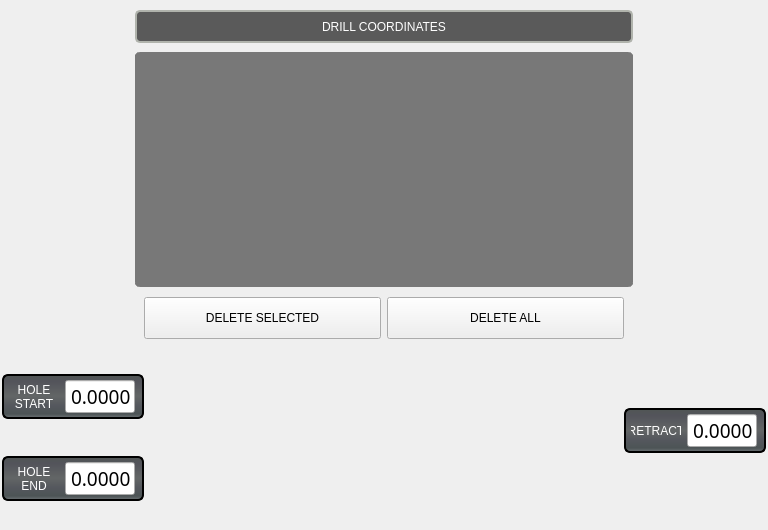
       <widget class="QWidget" name="widget" native="true">
        <property name="maximumSize">
         <size>
          <width>16777215</width>
          <height>580</height>
         </size>
        </property>
        <layout class="QHBoxLayout" name="horizontalLayout_2">
         <property name="spacing">
          <number>0</number>
         </property>
         <property name="leftMargin">
          <number>0</number>
         </property>
         <property name="topMargin">
          <number>0</number>
         </property>
         <property name="rightMargin">
          <number>0</number>
         </property>
         <property name="bottomMargin">
          <number>0</number>
         </property>
         <item>
          <widget class="QWidget" name="widget" native="true">
           <property name="sizePolicy">
            <sizepolicy hsizetype="Fixed" vsizetype="Fixed">
             <horstretch>0</horstretch>
             <verstretch>0</verstretch>
            </sizepolicy>
           </property>
           <property name="minimumSize">
            <size>
             <width>768</width>
             <height>530</height>
            </size>
           </property>
           <property name="maximumSize">
            <size>
             <width>768</width>
             <height>550</height>
            </size>
           </property>
           <layout class="QVBoxLayout" name="verticalLayout">
            <property name="spacing">
             <number>0</number>
            </property>
            <property name="leftMargin">
             <number>0</number>
            </property>
            <property name="topMargin">
             <number>0</number>
            </property>
            <property name="rightMargin">
             <number>0</number>
            </property>
            <property name="bottomMargin">
             <number>0</number>
            </property>
            <item alignment="Qt::AlignHCenter">
             <widget class="QWidget" name="widget" native="true">
              <property name="maximumSize">
               <size>
                <width>880</width>
                <height>16777215</height>
               </size>
              </property>
              <layout class="QVBoxLayout" name="verticalLayout_2">
               <property name="bottomMargin">
                <number>1</number>
               </property>
               <item>
                <widget class="QWidget" name="widget_2" native="true">
                 <property name="sizePolicy">
                  <sizepolicy hsizetype="Fixed" vsizetype="Preferred">
                   <horstretch>0</horstretch>
                   <verstretch>0</verstretch>
                  </sizepolicy>
                 </property>
                 <property name="minimumSize">
                  <size>
                   <width>500</width>
                   <height>0</height>
                  </size>
                 </property>
                 <layout class="QVBoxLayout" name="verticalLayout_4">
                  <property name="spacing">
                   <number>9</number>
                  </property>
                  <property name="leftMargin">
                   <number>1</number>
                  </property>
                  <property name="topMargin">
                   <number>1</number>
                  </property>
                  <property name="rightMargin">
                   <number>1</number>
                  </property>
                  <property name="bottomMargin">
                   <number>1</number>
                  </property>
                  <item>
                   <widget class="QLabel" name="xy_coord_header">
                    <property name="minimumSize">
                     <size>
                      <width>0</width>
                      <height>33</height>
                     </size>
                    </property>
                    <property name="maximumSize">
                     <size>
                      <width>16777215</width>
                      <height>33</height>
                     </size>
                    </property>
                    <property name="styleSheet">
                     <string notr="true">QLabel{
    border-style: solid;
    border-color: rgb(176, 179, 172);
    border-width: 2px;
    border-radius: 5px;
    color: white;
    background: rgb(90, 90, 90);
	font: 15pt &quot;Bebas Kai&quot;;
}</string>
                    </property>
                    <property name="text">
                     <string>DRILL COORDINATES</string>
                    </property>
                    <property name="alignment">
                     <set>Qt::AlignCenter</set>
                    </property>
                   </widget>
                  </item>
                  <item>
                   <widget class="QTableView" name="xy_coord_input">
                    <property name="styleSheet">
                     <string notr="true">QTableView,
QHeaderView {
    font: 14pt &quot;Bebas Kai&quot;;
	background-color: rgb(220, 220, 220);
	color: black;
    border: none;
}

QTableView {
   	border-top: 8px rgb(120, 120, 120);
	border-left: 4px  rgb(120, 120, 120);
	border-bottom: 5px rgb(120, 120, 120);
	border-right: 4px rgb(120, 120, 120);
	border-radius: 5px;
	border-color: rgb(120, 120, 120);
	border-style: solid;
	background-color: rgb(120, 120, 120);
    gridline-color: rgb(203, 203, 203);
	alternate-background-color: rgb(90, 90, 90);
}</string>
                    </property>
                    <attribute name="horizontalHeaderDefaultSectionSize">
                     <number>200</number>
                    </attribute>
                    <attribute name="horizontalHeaderStretchLastSection">
                     <bool>true</bool>
                    </attribute>
                   </widget>
                  </item>
                  <item>
                   <widget class="QWidget" name="widget" native="true">
                    <layout class="QHBoxLayout" name="horizontalLayout_3">
                     <property name="topMargin">
                      <number>1</number>
                     </property>
                     <item>
                      <widget class="QPushButton" name="delete_selected_input">
                       <property name="minimumSize">
                        <size>
                         <width>150</width>
                         <height>42</height>
                        </size>
                       </property>
                       <property name="maximumSize">
                        <size>
                         <width>16777215</width>
                         <height>42</height>
                        </size>
                       </property>
                       <property name="styleSheet">
                        <string notr="true">font: 14pt &quot;Bebas Kai&quot;;</string>
                       </property>
                       <property name="text">
                        <string>DELETE SELECTED</string>
                       </property>
                      </widget>
                     </item>
                     <item>
                      <widget class="QPushButton" name="delete_all_input">
                       <property name="minimumSize">
                        <size>
                         <width>150</width>
                         <height>42</height>
                        </size>
                       </property>
                       <property name="maximumSize">
                        <size>
                         <width>16777215</width>
                         <height>42</height>
                        </size>
                       </property>
                       <property name="styleSheet">
                        <string notr="true">font: 14pt &quot;Bebas Kai&quot;;</string>
                       </property>
                       <property name="text">
                        <string>DELETE ALL</string>
                       </property>
                      </widget>
                     </item>
                    </layout>
                   </widget>
                  </item>
                 </layout>
                </widget>
               </item>
              </layout>
             </widget>
            </item>
            <item alignment="Qt::AlignHCenter|Qt::AlignVCenter">
             <widget class="QWidget" name="widget" native="true">
              <property name="minimumSize">
               <size>
                <width>768</width>
                <height>180</height>
               </size>
              </property>
              <property name="maximumSize">
               <size>
                <width>768</width>
                <height>150</height>
               </size>
              </property>
              <widget class="QLabel" name="label">
               <property name="geometry">
                <rect>
                 <x>127</x>
                 <y>4</y>
                 <width>500</width>
                 <height>140</height>
                </rect>
               </property>
               <property name="sizePolicy">
                <sizepolicy hsizetype="Fixed" vsizetype="Fixed">
                 <horstretch>0</horstretch>
                 <verstretch>0</verstretch>
                </sizepolicy>
               </property>
               <property name="text">
                <string/>
               </property>
               <property name="pixmap">
                <pixmap>images/drill_block_front.png</pixmap>
               </property>
               <property name="scaledContents">
                <bool>true</bool>
               </property>
               <property name="alignment">
                <set>Qt::AlignHCenter|Qt::AlignTop</set>
               </property>
              </widget>
              <widget class="QFrame" name="frame_55">
               <property name="geometry">
                <rect>
                 <x>624</x>
                 <y>58</y>
                 <width>142</width>
                 <height>45</height>
                </rect>
               </property>
               <property name="sizePolicy">
                <sizepolicy hsizetype="Fixed" vsizetype="Fixed">
                 <horstretch>0</horstretch>
                 <verstretch>0</verstretch>
                </sizepolicy>
               </property>
               <property name="styleSheet">
                <string notr="true">.QFrame{
    border-style: solid;
    border-color: black;
    border-width: 2px;
    border-radius: 6px;
    color: rgb(238, 238, 236);
	background-color: qlineargradient(spread:pad, x1:0, y1:0, x2:0, y2:1, stop:0 rgb(81, 86, 85), stop:0.489795 rgb(99, 102, 102), stop:0.699799 rgb(85, 88, 94), stop:0.90444 rgb(77, 84, 86), stop:0.160246 rgb(83, 84, 91), stop:1 rgb(109, 115, 118));
}</string>
               </property>
               <layout class="QHBoxLayout" name="horizontalLayout_215">
                <property name="spacing">
                 <number>3</number>
                </property>
                <property name="leftMargin">
                 <number>2</number>
                </property>
                <property name="topMargin">
                 <number>2</number>
                </property>
                <property name="rightMargin">
                 <number>2</number>
                </property>
                <property name="bottomMargin">
                 <number>2</number>
                </property>
                <item>
                 <widget class="QLabel" name="label_149">
                  <property name="sizePolicy">
                   <sizepolicy hsizetype="Fixed" vsizetype="Fixed">
                    <horstretch>0</horstretch>
                    <verstretch>0</verstretch>
                   </sizepolicy>
                  </property>
                  <property name="minimumSize">
                   <size>
                    <width>50</width>
                    <height>33</height>
                   </size>
                  </property>
                  <property name="maximumSize">
                   <size>
                    <width>35</width>
                    <height>33</height>
                   </size>
                  </property>
                  <property name="styleSheet">
                   <string notr="true">QLabel{
font: 75 13pt &quot;Bebas Kai&quot;;
color: rgb(255, 255, 255);
}</string>
                  </property>
                  <property name="text">
                   <string>RETRACT</string>
                  </property>
                  <property name="alignment">
                   <set>Qt::AlignCenter</set>
                  </property>
                  <property name="wordWrap">
                   <bool>true</bool>
                  </property>
                 </widget>
                </item>
                <item>
                 <widget class="FloatLineEdit" name="retract_height_input">
                  <property name="sizePolicy">
                   <sizepolicy hsizetype="Expanding" vsizetype="Fixed">
                    <horstretch>70</horstretch>
                    <verstretch>33</verstretch>
                   </sizepolicy>
                  </property>
                  <property name="maximumSize">
                   <size>
                    <width>70</width>
                    <height>33</height>
                   </size>
                  </property>
                  <property name="font">
                   <font>
                    <family>BebasKai</family>
                    <pointsize>14</pointsize>
                   </font>
                  </property>
                  <property name="styleSheet">
                   <string notr="true">QLabel {
    border-style: transparent;
    border-color: rgb(235, 235, 235);
    border-width: 1px;
    border-radius: 5px;
    color: black;
    background: white;
	font: 14pt &quot;Bebas Kai&quot;;
}</string>
                  </property>
                  <property name="text">
                   <string>0.0000</string>
                  </property>
                  <property name="alignment">
                   <set>Qt::AlignRight|Qt::AlignTrailing|Qt::AlignVCenter</set>
                  </property>
                  <property name="format_string" stdset="0">
                   <string>{0:.4f}</string>
                  </property>
                  <property name="bottom" stdset="0">
                   <double>-179769313486231570814527423731704356798070567525844996598917476803157260780028538760589558632766878171540458953514382464234321326889464182768467546703537516986049910576551282076245490090389328944075868508455133942304583236903222948165808559332123348274797826204144723168738177180919299881250404026184124858368.000000000000000</double>
                  </property>
                 </widget>
                </item>
               </layout>
              </widget>
              <widget class="QFrame" name="frame_57">
               <property name="geometry">
                <rect>
                 <x>2</x>
                 <y>106</y>
                 <width>142</width>
                 <height>45</height>
                </rect>
               </property>
               <property name="sizePolicy">
                <sizepolicy hsizetype="Fixed" vsizetype="Fixed">
                 <horstretch>0</horstretch>
                 <verstretch>0</verstretch>
                </sizepolicy>
               </property>
               <property name="styleSheet">
                <string notr="true">.QFrame{
    border-style: solid;
    border-color: black;
    border-width: 2px;
    border-radius: 6px;
    color: rgb(238, 238, 236);
	background-color: qlineargradient(spread:pad, x1:0, y1:0, x2:0, y2:1, stop:0 rgb(81, 86, 85), stop:0.489795 rgb(99, 102, 102), stop:0.699799 rgb(85, 88, 94), stop:0.90444 rgb(77, 84, 86), stop:0.160246 rgb(83, 84, 91), stop:1 rgb(109, 115, 118));
}</string>
               </property>
               <layout class="QHBoxLayout" name="horizontalLayout_217">
                <property name="spacing">
                 <number>3</number>
                </property>
                <property name="leftMargin">
                 <number>2</number>
                </property>
                <property name="topMargin">
                 <number>2</number>
                </property>
                <property name="rightMargin">
                 <number>2</number>
                </property>
                <property name="bottomMargin">
                 <number>2</number>
                </property>
                <item>
                 <widget class="QLabel" name="label_153">
                  <property name="sizePolicy">
                   <sizepolicy hsizetype="Fixed" vsizetype="Fixed">
                    <horstretch>0</horstretch>
                    <verstretch>0</verstretch>
                   </sizepolicy>
                  </property>
                  <property name="minimumSize">
                   <size>
                    <width>50</width>
                    <height>33</height>
                   </size>
                  </property>
                  <property name="maximumSize">
                   <size>
                    <width>50</width>
                    <height>33</height>
                   </size>
                  </property>
                  <property name="styleSheet">
                   <string notr="true">QLabel{
font: 75 13pt &quot;Bebas Kai&quot;;
color: rgb(255, 255, 255);
}</string>
                  </property>
                  <property name="text">
                   <string>HOLE END</string>
                  </property>
                  <property name="alignment">
                   <set>Qt::AlignCenter</set>
                  </property>
                  <property name="wordWrap">
                   <bool>true</bool>
                  </property>
                 </widget>
                </item>
                <item>
                 <widget class="FloatLineEdit" name="z_end_input">
                  <property name="sizePolicy">
                   <sizepolicy hsizetype="Expanding" vsizetype="Fixed">
                    <horstretch>70</horstretch>
                    <verstretch>33</verstretch>
                   </sizepolicy>
                  </property>
                  <property name="maximumSize">
                   <size>
                    <width>70</width>
                    <height>33</height>
                   </size>
                  </property>
                  <property name="font">
                   <font>
                    <family>BebasKai</family>
                    <pointsize>14</pointsize>
                   </font>
                  </property>
                  <property name="styleSheet">
                   <string notr="true">QLabel {
    border-style: transparent;
    border-color: rgb(235, 235, 235);
    border-width: 1px;
    border-radius: 5px;
    color: black;
    background: white;
	font: 14pt &quot;Bebas Kai&quot;;
}</string>
                  </property>
                  <property name="text">
                   <string>0.0000</string>
                  </property>
                  <property name="alignment">
                   <set>Qt::AlignRight|Qt::AlignTrailing|Qt::AlignVCenter</set>
                  </property>
                  <property name="format_string" stdset="0">
                   <string>{0:.4f}</string>
                  </property>
                  <property name="bottom" stdset="0">
                   <double>-179769313486231570814527423731704356798070567525844996598917476803157260780028538760589558632766878171540458953514382464234321326889464182768467546703537516986049910576551282076245490090389328944075868508455133942304583236903222948165808559332123348274797826204144723168738177180919299881250404026184124858368.000000000000000</double>
                  </property>
                 </widget>
                </item>
               </layout>
              </widget>
              <widget class="QFrame" name="frame_56">
               <property name="geometry">
                <rect>
                 <x>2</x>
                 <y>24</y>
                 <width>142</width>
                 <height>45</height>
                </rect>
               </property>
               <property name="sizePolicy">
                <sizepolicy hsizetype="Fixed" vsizetype="Fixed">
                 <horstretch>0</horstretch>
                 <verstretch>0</verstretch>
                </sizepolicy>
               </property>
               <property name="styleSheet">
                <string notr="true">.QFrame{
    border-style: solid;
    border-color: black;
    border-width: 2px;
    border-radius: 6px;
    color: rgb(238, 238, 236);
	background-color: qlineargradient(spread:pad, x1:0, y1:0, x2:0, y2:1, stop:0 rgb(81, 86, 85), stop:0.489795 rgb(99, 102, 102), stop:0.699799 rgb(85, 88, 94), stop:0.90444 rgb(77, 84, 86), stop:0.160246 rgb(83, 84, 91), stop:1 rgb(109, 115, 118));
}</string>
               </property>
               <layout class="QHBoxLayout" name="horizontalLayout_219">
                <property name="spacing">
                 <number>3</number>
                </property>
                <property name="leftMargin">
                 <number>2</number>
                </property>
                <property name="topMargin">
                 <number>2</number>
                </property>
                <property name="rightMargin">
                 <number>2</number>
                </property>
                <property name="bottomMargin">
                 <number>2</number>
                </property>
                <item>
                 <widget class="QLabel" name="label_154">
                  <property name="sizePolicy">
                   <sizepolicy hsizetype="Fixed" vsizetype="Fixed">
                    <horstretch>0</horstretch>
                    <verstretch>0</verstretch>
                   </sizepolicy>
                  </property>
                  <property name="minimumSize">
                   <size>
                    <width>50</width>
                    <height>33</height>
                   </size>
                  </property>
                  <property name="maximumSize">
                   <size>
                    <width>50</width>
                    <height>33</height>
                   </size>
                  </property>
                  <property name="styleSheet">
                   <string notr="true">QLabel{
font: 75 13pt &quot;Bebas Kai&quot;;
color: rgb(255, 255, 255);
}</string>
                  </property>
                  <property name="text">
                   <string>HOLE START</string>
                  </property>
                  <property name="alignment">
                   <set>Qt::AlignCenter</set>
                  </property>
                  <property name="wordWrap">
                   <bool>true</bool>
                  </property>
                 </widget>
                </item>
                <item>
                 <widget class="FloatLineEdit" name="z_start_input">
                  <property name="sizePolicy">
                   <sizepolicy hsizetype="Expanding" vsizetype="Fixed">
                    <horstretch>70</horstretch>
                    <verstretch>33</verstretch>
                   </sizepolicy>
                  </property>
                  <property name="maximumSize">
                   <size>
                    <width>70</width>
                    <height>33</height>
                   </size>
                  </property>
                  <property name="font">
                   <font>
                    <family>BebasKai</family>
                    <pointsize>14</pointsize>
                   </font>
                  </property>
                  <property name="styleSheet">
                   <string notr="true">QLabel {
    border-style: transparent;
    border-color: rgb(235, 235, 235);
    border-width: 1px;
    border-radius: 5px;
    color: black;
    background: white;
	font: 14pt &quot;Bebas Kai&quot;;
}</string>
                  </property>
                  <property name="text">
                   <string>0.0000</string>
                  </property>
                  <property name="alignment">
                   <set>Qt::AlignRight|Qt::AlignTrailing|Qt::AlignVCenter</set>
                  </property>
                  <property name="format_string" stdset="0">
                   <string>{0:.4f}</string>
                  </property>
                  <property name="bottom" stdset="0">
                   <double>-179769313486231570814527423731704356798070567525844996598917476803157260780028538760589558632766878171540458953514382464234321326889464182768467546703537516986049910576551282076245490090389328944075868508455133942304583236903222948165808559332123348274797826204144723168738177180919299881250404026184124858368.000000000000000</double>
                  </property>
                 </widget>
                </item>
               </layout>
              </widget>
             </widget>
            </item>
           </layout>
          </widget>
         </item>
        </layout>
       </widget>
